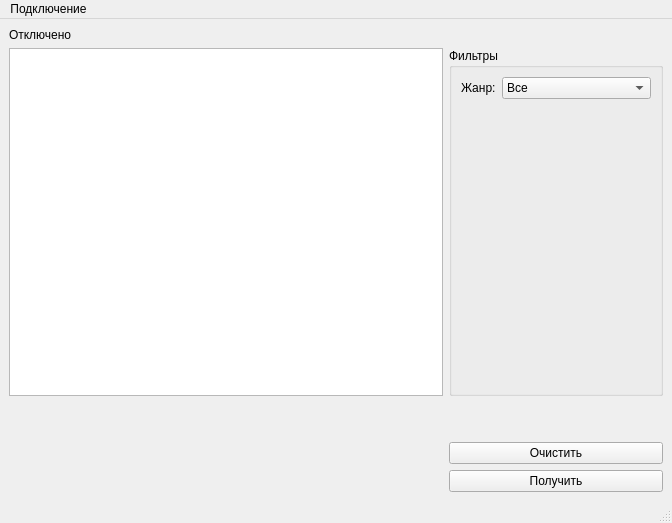
<?xml version="1.0" encoding="UTF-8"?>
<ui version="4.0">
 <class>MainWindow</class>
 <widget class="QMainWindow" name="MainWindow">
  <property name="geometry">
   <rect>
    <x>0</x>
    <y>0</y>
    <width>672</width>
    <height>523</height>
   </rect>
  </property>
  <property name="sizePolicy">
   <sizepolicy hsizetype="Preferred" vsizetype="Expanding">
    <horstretch>0</horstretch>
    <verstretch>0</verstretch>
   </sizepolicy>
  </property>
  <property name="windowTitle">
   <string>MainWindow</string>
  </property>
  <widget class="QWidget" name="centralwidget">
   <layout class="QGridLayout" name="gridLayout">
    <item row="0" column="0">
     <widget class="QLabel" name="lb_statusConnect">
      <property name="sizePolicy">
       <sizepolicy hsizetype="Preferred" vsizetype="Maximum">
        <horstretch>0</horstretch>
        <verstretch>0</verstretch>
       </sizepolicy>
      </property>
      <property name="text">
       <string>Отключено</string>
      </property>
     </widget>
    </item>
    <item row="4" column="2">
     <widget class="QPushButton" name="pb_request">
      <property name="sizePolicy">
       <sizepolicy hsizetype="Minimum" vsizetype="Maximum">
        <horstretch>0</horstretch>
        <verstretch>0</verstretch>
       </sizepolicy>
      </property>
      <property name="text">
       <string>Получить</string>
      </property>
     </widget>
    </item>
    <item row="2" column="2">
     <spacer name="verticalSpacer">
      <property name="orientation">
       <enum>Qt::Vertical</enum>
      </property>
      <property name="sizeType">
       <enum>QSizePolicy::Minimum</enum>
      </property>
      <property name="sizeHint" stdset="0">
       <size>
        <width>20</width>
        <height>40</height>
       </size>
      </property>
     </spacer>
    </item>
    <item row="1" column="2">
     <widget class="QGroupBox" name="gb_filters">
      <property name="sizePolicy">
       <sizepolicy hsizetype="Preferred" vsizetype="Minimum">
        <horstretch>0</horstretch>
        <verstretch>0</verstretch>
       </sizepolicy>
      </property>
      <property name="title">
       <string>Фильтры</string>
      </property>
      <layout class="QFormLayout" name="formLayout">
       <item row="0" column="0">
        <widget class="QLabel" name="lb_category">
         <property name="text">
          <string>Жанр:</string>
         </property>
        </widget>
       </item>
       <item row="0" column="1">
        <widget class="QComboBox" name="cb_category">
         <item>
          <property name="text">
           <string>Все</string>
          </property>
         </item>
         <item>
          <property name="text">
           <string>Комедия</string>
          </property>
         </item>
         <item>
          <property name="text">
           <string>Ужасы</string>
          </property>
         </item>
        </widget>
       </item>
      </layout>
     </widget>
    </item>
    <item row="3" column="2">
     <widget class="QPushButton" name="pb_clear">
      <property name="sizePolicy">
       <sizepolicy hsizetype="Minimum" vsizetype="Maximum">
        <horstretch>0</horstretch>
        <verstretch>0</verstretch>
       </sizepolicy>
      </property>
      <property name="text">
       <string>Очистить</string>
      </property>
     </widget>
    </item>
    <item row="1" column="0" colspan="2">
     <widget class="QTableView" name="tw_films"/>
    </item>
   </layout>
  </widget>
  <widget class="QMenuBar" name="menubar">
   <property name="geometry">
    <rect>
     <x>0</x>
     <y>0</y>
     <width>672</width>
     <height>19</height>
    </rect>
   </property>
   <widget class="QMenu" name="menu">
    <property name="title">
     <string>Подключение</string>
    </property>
    <addaction name="act_addData"/>
    <addaction name="separator"/>
    <addaction name="act_connect"/>
   </widget>
   <addaction name="menu"/>
  </widget>
  <widget class="QStatusBar" name="statusbar"/>
  <action name="act_connect">
   <property name="text">
    <string>Подключиться</string>
   </property>
  </action>
  <action name="act_addData">
   <property name="text">
    <string>Ввести данные</string>
   </property>
  </action>
 </widget>
 <resources/>
 <connections/>
</ui>
